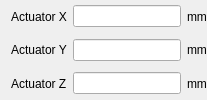
                 <widget class="QWidget" name="widget_ac_2" native="true">
                  <layout class="QVBoxLayout" name="aclayout_2">
                   <property name="spacing">
                    <number>0</number>
                   </property>
                   <property name="leftMargin">
                    <number>5</number>
                   </property>
                   <property name="topMargin">
                    <number>0</number>
                   </property>
                   <property name="rightMargin">
                    <number>0</number>
                   </property>
                   <property name="bottomMargin">
                    <number>0</number>
                   </property>
                   <item>
                    <widget class="QWidget" name="widget_j1_2" native="true">
                     <property name="sizePolicy">
                      <sizepolicy hsizetype="Expanding" vsizetype="Preferred">
                       <horstretch>0</horstretch>
                       <verstretch>0</verstretch>
                      </sizepolicy>
                     </property>
                     <property name="maximumSize">
                      <size>
                       <width>16777215</width>
                       <height>100</height>
                      </size>
                     </property>
                     <layout class="QHBoxLayout" name="horizontalLayout_14">
                      <property name="leftMargin">
                       <number>0</number>
                      </property>
                      <property name="topMargin">
                       <number>5</number>
                      </property>
                      <property name="rightMargin">
                       <number>0</number>
                      </property>
                      <property name="bottomMargin">
                       <number>5</number>
                      </property>
                      <item alignment="Qt::AlignHCenter">
                       <widget class="CDPComWidget" name="actuatorXCom">
                        <property name="sizePolicy">
                         <sizepolicy hsizetype="Minimum" vsizetype="Minimum">
                          <horstretch>0</horstretch>
                          <verstretch>0</verstretch>
                         </sizepolicy>
                        </property>
                        <property name="cdpRouting">
                         <string>RecordNPlayUI.SendMessageOnXChange.X</string>
                        </property>
                        <property name="pushRoutables" stdset="0">
                         <stringlist notr="true">
                          <string>cdpRouting</string>
                         </stringlist>
                        </property>
                       </widget>
                      </item>
                      <item>
                       <widget class="CDPBaseLabel" name="label_j1_2">
                        <property name="text">
                         <string>Actuator X</string>
                        </property>
                        <property name="alignment">
                         <set>Qt::AlignLeading|Qt::AlignLeft|Qt::AlignVCenter</set>
                        </property>
                       </widget>
                      </item>
                      <item>
                       <widget class="CDPBaseLineEdit" name="actuatorX">
                        <property name="sizePolicy">
                         <sizepolicy hsizetype="Fixed" vsizetype="Fixed">
                          <horstretch>0</horstretch>
                          <verstretch>0</verstretch>
                         </sizepolicy>
                        </property>
                        <property name="svgFile">
                         <string notr="true">:/themes/openbridge_light/backgrounds/bgLineEdit.svg</string>
                        </property>
                        <property name="cdpRouting" stdset="0">
                         <string>RecordNPlayUI.KinematicSolver.StepEndForwardSolver.ActuatorPosition.X</string>
                        </property>
                        <property name="cdpPromptForChanges" stdset="0">
                         <bool>false</bool>
                        </property>
                        <property name="pushRoutables" stdset="0">
                         <stringlist notr="true">
                          <string>cdpRouting</string>
                         </stringlist>
                        </property>
                       </widget>
                      </item>
                      <item>
                       <widget class="CDPBaseLabel" name="label_12">
                        <property name="text">
                         <string>mm</string>
                        </property>
                       </widget>
                      </item>
                     </layout>
                    </widget>
                   </item>
                   <item>
                    <widget class="QWidget" name="widget_j2_2" native="true">
                     <property name="maximumSize">
                      <size>
                       <width>16777215</width>
                       <height>100</height>
                      </size>
                     </property>
                     <layout class="QHBoxLayout" name="horizontalLayout_15">
                      <property name="leftMargin">
                       <number>0</number>
                      </property>
                      <property name="topMargin">
                       <number>5</number>
                      </property>
                      <property name="rightMargin">
                       <number>0</number>
                      </property>
                      <property name="bottomMargin">
                       <number>5</number>
                      </property>
                      <item alignment="Qt::AlignHCenter">
                       <widget class="CDPComWidget" name="actuatorYCom">
                        <property name="sizePolicy">
                         <sizepolicy hsizetype="Minimum" vsizetype="Minimum">
                          <horstretch>0</horstretch>
                          <verstretch>0</verstretch>
                         </sizepolicy>
                        </property>
                        <property name="cdpRouting">
                         <string>RecordNPlayUI.SendMessageOnYChange.Y</string>
                        </property>
                        <property name="pushRoutables" stdset="0">
                         <stringlist notr="true">
                          <string>cdpRouting</string>
                         </stringlist>
                        </property>
                       </widget>
                      </item>
                      <item>
                       <widget class="CDPBaseLabel" name="actuatorSlider_y">
                        <property name="text">
                         <string>Actuator Y</string>
                        </property>
                        <property name="alignment">
                         <set>Qt::AlignLeading|Qt::AlignLeft|Qt::AlignVCenter</set>
                        </property>
                       </widget>
                      </item>
                      <item>
                       <widget class="CDPBaseLineEdit" name="actuatorY">
                        <property name="sizePolicy">
                         <sizepolicy hsizetype="Fixed" vsizetype="Fixed">
                          <horstretch>0</horstretch>
                          <verstretch>0</verstretch>
                         </sizepolicy>
                        </property>
                        <property name="svgFile">
                         <string notr="true">:/themes/openbridge_light/backgrounds/bgLineEdit.svg</string>
                        </property>
                        <property name="cdpRouting" stdset="0">
                         <string>RecordNPlayUI.KinematicSolver.StepEndForwardSolver.ActuatorPosition.Y</string>
                        </property>
                        <property name="cdpPromptForChanges" stdset="0">
                         <bool>false</bool>
                        </property>
                        <property name="pushRoutables" stdset="0">
                         <stringlist notr="true">
                          <string>cdpRouting</string>
                         </stringlist>
                        </property>
                       </widget>
                      </item>
                      <item>
                       <widget class="CDPBaseLabel" name="label_13">
                        <property name="text">
                         <string>mm</string>
                        </property>
                       </widget>
                      </item>
                     </layout>
                    </widget>
                   </item>
                   <item>
                    <widget class="QWidget" name="widget_j3_2" native="true">
                     <property name="maximumSize">
                      <size>
                       <width>16777215</width>
                       <height>100</height>
                      </size>
                     </property>
                     <layout class="QHBoxLayout" name="horizontalLayout_19">
                      <property name="leftMargin">
                       <number>0</number>
                      </property>
                      <property name="topMargin">
                       <number>5</number>
                      </property>
                      <property name="rightMargin">
                       <number>0</number>
                      </property>
                      <property name="bottomMargin">
                       <number>5</number>
                      </property>
                      <item alignment="Qt::AlignHCenter">
                       <widget class="CDPComWidget" name="actuatorZCom">
                        <property name="sizePolicy">
                         <sizepolicy hsizetype="Minimum" vsizetype="Minimum">
                          <horstretch>0</horstretch>
                          <verstretch>0</verstretch>
                         </sizepolicy>
                        </property>
                        <property name="cdpRouting">
                         <string>RecordNPlayUI.SendMessageOnZChange.Z</string>
                        </property>
                        <property name="pushRoutables" stdset="0">
                         <stringlist notr="true">
                          <string>cdpRouting</string>
                         </stringlist>
                        </property>
                       </widget>
                      </item>
                      <item>
                       <widget class="CDPBaseLabel" name="label_j3_2">
                        <property name="text">
                         <string>Actuator Z</string>
                        </property>
                        <property name="alignment">
                         <set>Qt::AlignLeading|Qt::AlignLeft|Qt::AlignVCenter</set>
                        </property>
                       </widget>
                      </item>
                      <item>
                       <widget class="CDPBaseLineEdit" name="actuatorZ">
                        <property name="sizePolicy">
                         <sizepolicy hsizetype="Fixed" vsizetype="Fixed">
                          <horstretch>0</horstretch>
                          <verstretch>0</verstretch>
                         </sizepolicy>
                        </property>
                        <property name="svgFile">
                         <string notr="true">:/themes/openbridge_light/backgrounds/bgLineEdit.svg</string>
                        </property>
                        <property name="cdpRouting" stdset="0">
                         <string>RecordNPlayUI.KinematicSolver.StepEndForwardSolver.ActuatorPosition.Z</string>
                        </property>
                        <property name="cdpPromptForChanges" stdset="0">
                         <bool>false</bool>
                        </property>
                        <property name="pushRoutables" stdset="0">
                         <stringlist notr="true">
                          <string>cdpRouting</string>
                         </stringlist>
                        </property>
                       </widget>
                      </item>
                      <item>
                       <widget class="CDPBaseLabel" name="label_14">
                        <property name="text">
                         <string>mm</string>
                        </property>
                       </widget>
                      </item>
                     </layout>
                    </widget>
                   </item>
                  </layout>
                 </widget>
